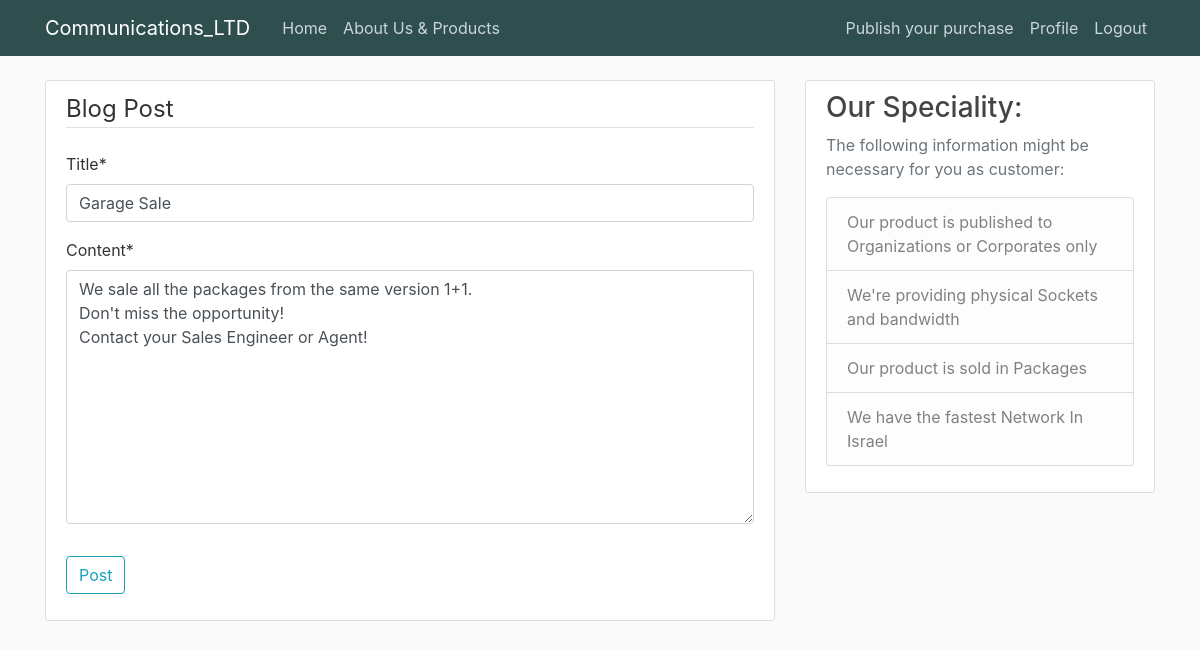
/post/9/update/ (signed in), run on the app's committed database.
### blog/models.py (models this page shows, shortened)
class Post(models.Model):
    title = models.CharField(max_length=100)
    content = models.TextField()
    date_posted = models.DateTimeField(default=timezone.now)
    author = models.ForeignKey(User, on_delete=models.CASCADE)

### blog/views.py (the view, shortened to what this page needs)
# urls.py: path('post/<int:pk>/update/', PostUpdateView.as_view(), name='post-update'),
class PostUpdateView(LoginRequiredMixin, UserPassesTestMixin, UpdateView):
    model = Post
    fields = ['title', 'content']
    def test_func(self):
        post = self.get_object()
        if self.request.user == post.author:
            return True
        return False

### blog/templates/blog/post_form.html (shortened to what this page needs)
{% extends "blog/base.html" %}
{% load crispy_forms_tags %}
{% block content %}
    <div class="content-section">
        <form method="POST">
            <fieldset class="form-group">
                <legend class="border-bottom mb-4">Blog Post</legend>
                {{ form|crispy }}
            </fieldset>
            <div class="form-group">
                <button class="btn btn-outline-info" type="submit">Post</button>
            </div>
        </form>
    </div>
{% endblock content %}

### blog/static/blog/main.css (style rules this page uses)
body { background: #fafafa; color: #333333; margin-top: 5rem; }
.content-section { background: #ffffff; padding: 10px 20px; border: 1px solid #dddddd; border-radius: 3px; margin-bottom: 20px; }

### data on the page
Post: title "Garage Sale", content "We sale all the packages from the same version 1+1. Don't miss the opportunity! Contact your Sales Engineer or Agent!"
